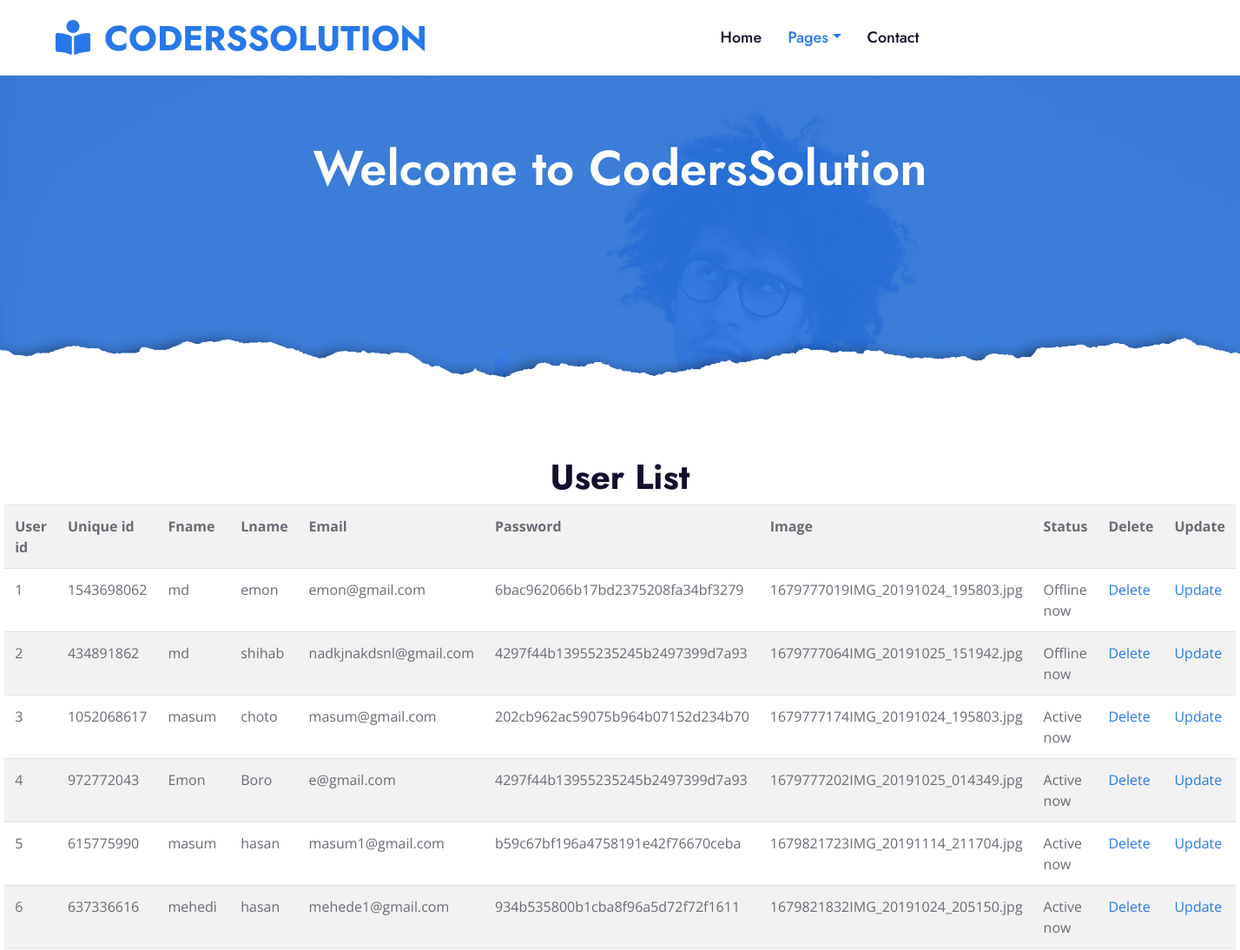
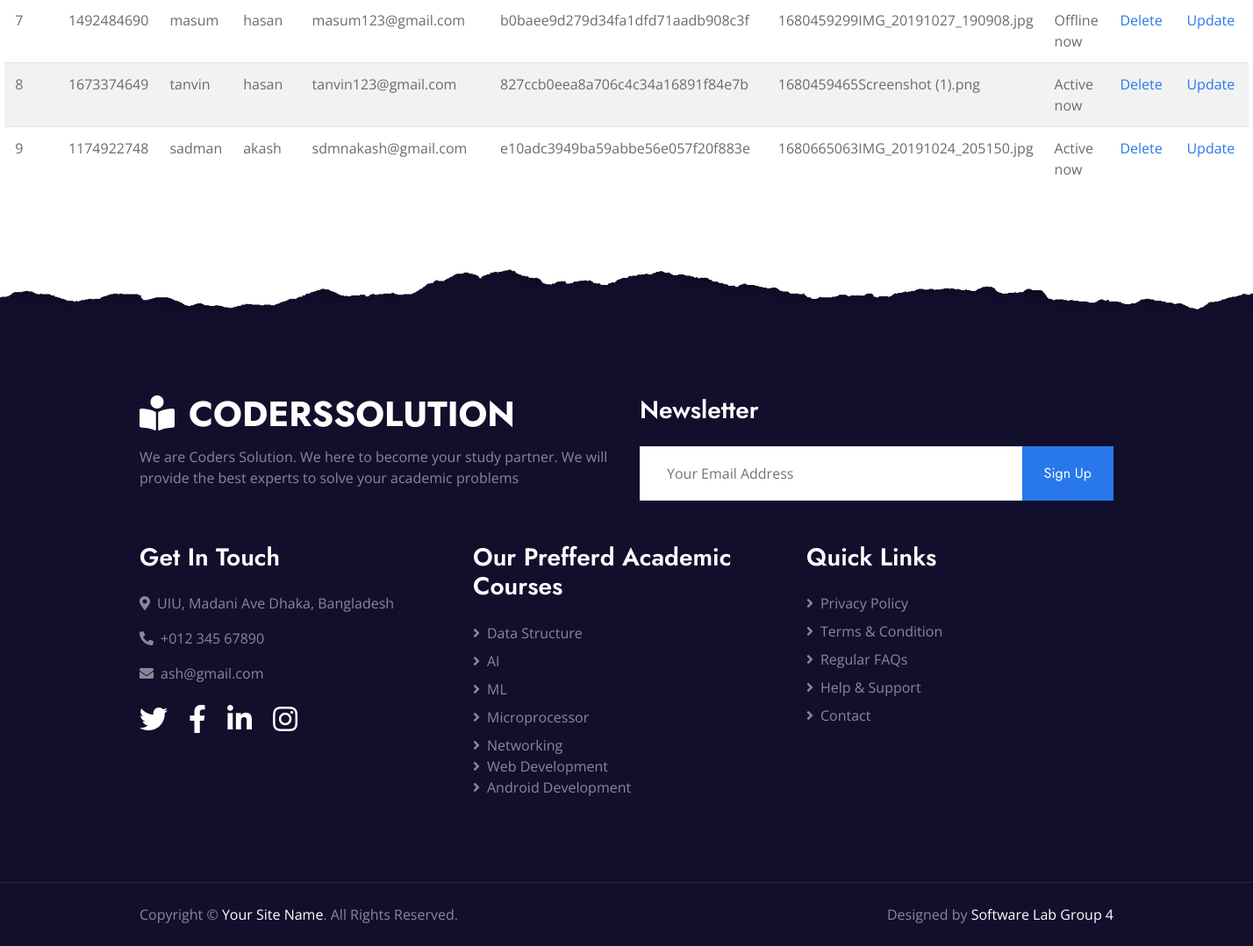
Page /admin/user_read.php on the committed database (2 pictures, top to bottom).
### tables this page shows
CREATE TABLE `users` (
  `user_id` int(11) NOT NULL,
  `unique_id` int(255) NOT NULL,
  `fname` varchar(255) NOT NULL,
  `lname` varchar(255) NOT NULL,
  `email` varchar(255) NOT NULL,
  `password` varchar(255) NOT NULL,
  `img` varchar(255) NOT NULL,
  `status` varchar(255) NOT NULL
);

### admin/user_read.php (the view, shortened to what this page needs)
<?php require('partials/head.php'); ?>
<body>
<?php require('partials/nav_pages.php'); ?>
    <?php require('partials/banner1.php'); ?>
<?php
	$connect = mysqli_connect( HOST, USER, PASS, DB )
		or die("Can not connect");
	$results = mysqli_query( $connect, "SELECT * FROM users" )
		or die("Can not execute query");
		echo "<h1 class='text-center'>User List</h1> \n";
	echo "<table class='table table-striped w-75 mx-auto' > \n";
	echo "<th>User id</th> <th>Unique id</th> <th>Fname</th> <th>Lname</th> <th>Email</th> <th>Password</th> <th>Image</th> <th>Status</th> <th>Delete</th> <th>Update</th> \n";
	while( $rows = mysqli_fetch_array( $results ) ) {
		extract( $rows );
		echo "<tr>";
		echo "<td> $user_id </td>";
		echo "<td> $unique_id </td>";
		echo "<td> $fname </td>";
        echo "<td> $lname </td>";
        echo "<td> $email </td>";
        echo "<td> $password </td>";
        echo "<td> $img </td>";
        echo "<td> $status </td>";
		echo "<td> <a href = 'delete_user.php?user_id=$user_id'> Delete </a> </td>";
		echo "<td> <a href = 'user_update_input.php?user_id=$user_id & unique_id=$unique_id & fname=$fname & lname=$lname & email=$email & password=$password & img=$img & status=$status'> Update </a> </td>";
		echo "</tr> \n";
	}
	echo "</table> \n";
?>
<?php require('partials/footer.php'); ?>

### admin/Partials/head.php (shortened to what this page needs)
<!DOCTYPE html>
<html lang="en">
<head>
    <link href="https://cdnjs.cloudflare.com/ajax/libs/font-awesome/5.10.0/css/all.min.css" rel="stylesheet">
    <link href="lib/owlcarousel/assets/owl.carousel.min.css" rel="stylesheet">
    <link href="css/style.css" rel="stylesheet">
</head>

### admin/Partials/nav_pages.php (shortened to what this page needs)
<div class="container-fluid p-0">
       <nav class="navbar navbar-expand-lg bg-white navbar-light py-3 py-lg-0 px-lg-5 fixed-top">
           <a href="home.php" class="navbar-brand ml-lg-3">
               <h1 class="m-0 text-uppercase text-primary"><i class="fa fa-book-reader mr-3"></i>CodersSolution</h1>
           </a>
           <div class="collapse navbar-collapse justify-content-between px-lg-3" id="navbarCollapse">
               <div class="navbar-nav mx-auto py-0">
                   <a href="home.php" class="nav-item nav-link">Home</a>
                   <div class="nav-item dropdown">
                       <a class="nav-item nav-link active nav-link dropdown-toggle" data-toggle="dropdown">Pages</a>
                   </div>
                    <a href="contact.php" class="nav-item nav-link">Contact</a>
               </div>
           </div>
       </nav>
   </div>

### admin/Partials/banner1.php (shortened to what this page needs)
<div class="jumbotron jumbotron-fluid position-relative overlay-bottom" style="margin-bottom: 90px;">
        <div class="container text-center my-5 py-5">
            <h3 class="text-white display-4 mb-5">Welcome to CodersSolution</h1>
        </div>
    </div>

### admin/Partials/footer.php (shortened to what this page needs)
  <div class="container-fluid position-relative overlay-top bg-dark text-white-50 py-5" style="margin-top: 90px;">
        <div class="container mt-5 pt-5">
            <div class="row">
                <div class="col-md-6 mb-5">
                    <a href="index.html" class="navbar-brand">
                        <h1 class="mt-n2 text-uppercase text-white"><i class="fa fa-book-reader mr-3"></i>CodersSolution</h1>
                    </a>
                    <p class="m-0">We are Coders Solution. We here to become your study partner. We will provide the best experts to solve your academic problems</p>
                </div>
                <div class="col-md-6 mb-5">
                    <h3 class="text-white mb-4">Newsletter</h3>
                    <div class="w-100">
                        <div class="input-group">
                            <input type="text" class="form-control border-light" style="padding: 30px;" placeholder="Your Email Address">
                            <div class="input-group-append">
                                <button class="btn btn-primary px-4">Sign Up</button>
                            </div>
                        </div>
                    </div>
                </div>
            </div>
            <div class="row">
                <div class="col-md-4 mb-5">
                    <h3 class="text-white mb-4">Get In Touch</h3>
                    <p><i class="fa fa-map-marker-alt mr-2"></i>UIU, Madani Ave Dhaka, Bangladesh</p>
                    <p><i class="fa fa-phone-alt mr-2"></i>+012 345 67890</p>
                    <p><i class="fa fa-envelope mr-2"></i>ash@gmail.com</p>
                    <div class="d-flex justify-content-start mt-4">
                        <a class="text-white mr-4" href="#"><i class="fab fa-2x fa-twitter"></i></a>
                        <a class="text-white mr-4" href="#"><i class="fab fa-2x fa-facebook-f"></i></a>
                        <a class="text-white mr-4" href="#"><i class="fab fa-2x fa-linkedin-in"></i></a>
                        <a class="text-white" href="#"><i class="fab fa-2x fa-instagram"></i></a>
                    </div>
                </div>
                <div class="col-md-4 mb-5">
                    <h3 class="text-white mb-4">Our Prefferd Academic Courses</h3>
                    <div class="d-flex flex-column justify-content-start">
                        <a class="text-white-50 mb-2" href="#"><i class="fa fa-angle-right mr-2"></i>Data Structure</a>
                        <a class="text-white-50 mb-2" href="#"><i class="fa fa-angle-right mr-2"></i>AI</a>
                        <a class="text-white-50 mb-2" href="#"><i class="fa fa-angle-right mr-2"></i>ML</a>
                        <a class="text-white-50 mb-2" href="#"><i class="fa fa-angle-right mr-2"></i>Microprocessor</a>
                        <a class="text-white-50" href="#"><i class="fa fa-angle-right mr-2"></i>Networking</a>
                        <a class="text-white-50" href="#"><i class="fa fa-angle-right mr-2"></i>Web Development</a>
                        <a class="text-white-50" href="#"><i class="fa fa-angle-right mr-2"></i>Android Development</a>
                    </div>
                </div>
                <div class="col-md-4 mb-5">
                    <h3 class="text-white mb-4">Quick Links</h3>
                    <div class="d-flex flex-column justify-content-start">
                        <a class="text-white-50 mb-2" href="#"><i class="fa fa-angle-right mr-2"></i>Privacy Policy</a>
                        <a class="text-white-50 mb-2" href="#"><i class="fa fa-angle-right mr-2"></i>Terms & Condition</a>
                        <a class="text-white-50 mb-2" href="#"><i class="fa fa-angle-right mr-2"></i>Regular FAQs</a>
                        <a class="text-white-50 mb-2" href="#"><i class="fa fa-angle-right mr-2"></i>Help & Support</a>
                        <a class="text-white-50" href="#"><i class="fa fa-angle-right mr-2"></i>Contact</a>
                    </div>
                </div>
            </div>
        </div>
    </div>
    <div class="container-fluid bg-dark text-white-50 border-top py-4" style="border-color: rgba(256, 256, 256, .1) !important;">
        <div class="container">
            <div class="row">
                <div class="col-md-6 text-center text-md-left mb-3 mb-md-0">
                    <p class="m-0">Copyright &copy; <a class="text-white" href="#">Your Site Name</a>. All Rights Reserved.
                    </p>
                </div>
                <div class="col-md-6 text-center text-md-right">
                    <p class="m-0">Designed by <a class="text-white" href="#">Software Lab Group 4</a>
                    </p>
                </div>
            </div>
        </div>
    </div>
</body>
</html>

### rows in the picture
users: user_id "1", unique "1543698062", fname "md", lname "emon", email "emon@gmail.com", password "6bac962066b17bd2375208fa34bf3279", img "1679777019IMG_20191024_195803.jpg", status "Offline now"
users: user_id "2", unique "434891862", fname "md", lname "shihab", email "nadkjnakdsnl@gmail.com", password "4297f44b13955235245b2497399d7a93", img "1679777064IMG_20191025_151942.jpg", status "Offline now"
users: user_id "3", unique "1052068617", fname "masum", lname "choto", email "masum@gmail.com", password "202cb962ac59075b964b07152d234b70", img "1679777174IMG_20191024_195803.jpg", status "Active now"
users: user_id "4", unique "972772043", fname "Emon", lname "Boro", email "e@gmail.com", password "4297f44b13955235245b2497399d7a93", img "1679777202IMG_20191025_014349.jpg", status "Active now"
users: user_id "5", unique "615775990", fname "masum", lname "hasan", email "masum1@gmail.com", password "b59c67bf196a4758191e42f76670ceba", img "1679821723IMG_20191114_211704.jpg", status "Active now"
users: user_id "6", unique "637336616", fname "mehedi", lname "hasan", email "mehede1@gmail.com", password "934b535800b1cba8f96a5d72f72f1611", img "1679821832IMG_20191024_205150.jpg", status "Active now"
users: user_id "7", unique "1492484690", fname "masum", lname "hasan", email "masum123@gmail.com", password "b0baee9d279d34fa1dfd71aadb908c3f", img "1680459299IMG_20191027_190908.jpg", status "Offline now"
users: user_id "8", unique "1673374649", fname "tanvin", lname "hasan", email "tanvin123@gmail.com", password "827ccb0eea8a706c4c34a16891f84e7b", img "1680459465Screenshot (1).png", status "Active now"
users: user_id "9", unique "1174922748", fname "sadman", lname "akash", email "sdmnakash@gmail.com", password "e10adc3949ba59abbe56e057f20f883e", img "1680665063IMG_20191024_205150.jpg", status "Active now"
